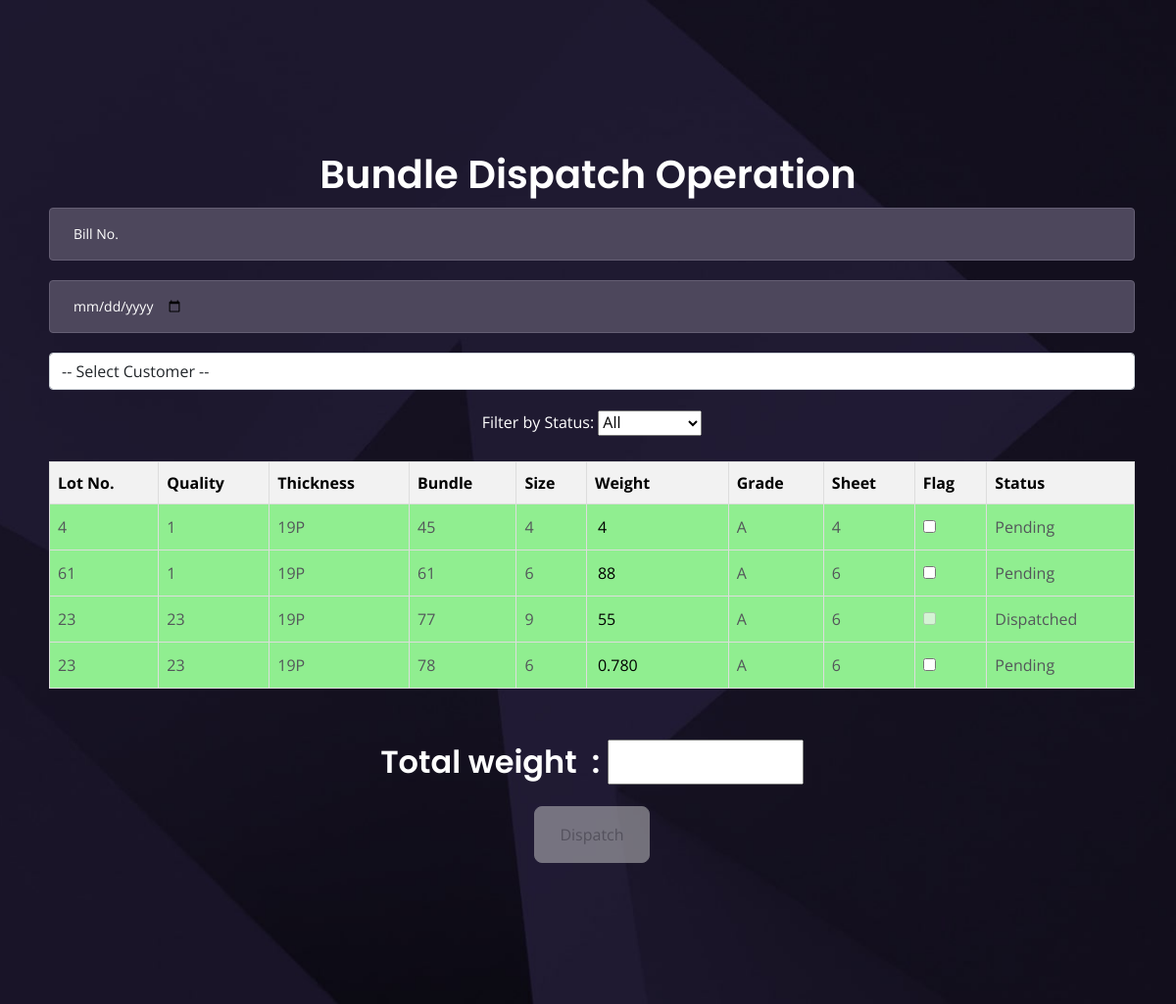
Page /dispatch/ (signed in) on the committed database.
### app/models.py (models this page shows, shortened)
class Bundle(models.Model):
    bundle_entry = models.ForeignKey(Packing, on_delete=models.CASCADE, related_name='bundles')
    bundle = models.CharField(max_length=100)
    grade = models.CharField(max_length=100)
    sizes = models.CharField(max_length=100)
    sheet = models.CharField(max_length=100)
    weight = models.CharField(max_length=100)
    remarks = models.CharField(max_length=200, blank=True, null=True)
    status = models.BooleanField(default=False)  # Field to track dispatch status
    bill_no = models.CharField(max_length=20, blank=True, null=True)

class Packing(models.Model):
    user = models.ForeignKey(User, on_delete=models.CASCADE, null=True, default=None)
    date_packing = models.DateField(max_length=20, blank=True, null=True)
    lot_no = models.CharField(max_length=100)
    quality = models.ForeignKey('Quality', on_delete=models.CASCADE)
    point = models.ForeignKey('Point', on_delete=models.CASCADE)
    brand = models.ForeignKey('Brand', on_delete=models.CASCADE)
    lot_kgs = models.FloatField()
    total_weight = models.DecimalField(max_digits=10, decimal_places=2, default=0.00)

class Quality(models.Model):
    user = models.ForeignKey(User, on_delete=models.CASCADE, blank=True, null=True)  # Add this field
    quality_no = models.CharField(max_length=100)
    def __str__(self):
        return self.quality_no

class Point(models.Model):
    user = models.ForeignKey(User, on_delete=models.CASCADE, blank=True, null=True)  # Add this field
    point = models.CharField(max_length=100)
    def __str__(self):
        return self.point

### app/entry.py (the view, shortened to what this page needs)
# urls.py: path('dispatch/', entry.dispatch, name='dispatch'),
def dispatch(request):
    customers = Customer.objects.filter(user=request.user)
    packings = Packing.objects.filter(user=request.user)
    bundles = Bundle.objects.filter(bundle_entry__user=request.user)
    context = {
        'customers': customers,
        'packings': packings,
        'bundles': bundles,
    }
    return render(request, 'entry/sform.html', context)

### app/templates/entry/sform.html (shortened to what this page needs)
{% load static %}
<!DOCTYPE html>
<html lang="en">
<head>
    <link href="{% static 'css/bootstrap.min.css' %}" rel="stylesheet">
    <link href="{% static 'css/fontawesome-all.min.css' %}" rel="stylesheet">
    <link href="{% static 'css/swiper.css' %}" rel="stylesheet">
    <link href="{% static 'css/styles.css' %}" rel="stylesheet">
</head>
<body>
    <div id="contact" class="form-1">
        <div class="container">
            <h1 style="color:white">Bundle Dispatch Operation</h1>
            <form method="post" action="{% url 'dispatch' %}">
                <div class="form-group">
                    <input type="text" name="bill_no" id="billNo" class="form-control-input" placeholder="Bill No." required>
                </div>
                <div class="form-group" style="position: relative;">
                    <input type="date" name="date" class="form-control-input" placeholder="DD/MM/YYYY" style="padding-right: 970px;">
                </div>
                <div class="form-group">
                    <select name="name" id="customer" class="form-control">
                        <option value="">-- Select Customer --</option>
                    </select>
                </div>
                <div>
                    <label for="statusFilter" style="color:white;">Filter by Status:</label>
                    <select id="statusFilter">
                        <option value="all">All</option>
                    </select>
                </div>
                <br>
                <table style="background-color: lightgreen;">
                    <thead>
                        <tr style="color: black;">
                            <th>Lot No.</th>
                            <th>Quality</th>
                            <th>Thickness</th>
                            <th>Bundle</th>
                            <th>Size</th>
                            <th>Weight</th>
                            <th>Grade</th>
                            <th>Sheet</th>
                            <th>Flag</th>
                            <th>Status</th>
                        </tr>
                    </thead>
                    <tbody id="bundleTableBody">
                        {% for bundle in bundles %}
                        <tr>
                            <td>{{ bundle.bundle_entry.lot_no }}</td>
                            <td>{{ bundle.bundle_entry.quality }}</td>
                            <td>{{ bundle.bundle_entry.point }}</td>
                            <td>{{ bundle.bundle }}</td>
                            <td>{{ bundle.sizes }}</td>
                            <td class="weight-input"><input type="text" style="background-color: lightgreen;border: 1px solid transparent;" value="{{ bundle.weight }}" readonly></td>
                            <td>{{ bundle.grade }}</td>
                            <td>{{ bundle.sheet }}</td>
                            <td>
                                <input type="checkbox" name="selected_bundles" value="{{ bundle.id }}" data-weight="{{ bundle.weight }}" class='checkbox' {% if bundle.status %}disabled{% endif %}>
                            </td>
                            <td>{{ bundle.status|yesno:"Dispatched,Pending" }}</td>
                        </tr>
                        {% endfor %}
                    </tbody>
                </table>
                <br><br>
                <div class="col-lg-12">
                    <h2 class="h2-heading">Total weight &nbsp;: <input type="text" id="totalWeight" name="total" style="width: 200px;" readonly></h2>
                </div>
                <button type="submit" id="dispatchButton" class="plus-button" disabled>Dispatch</button>
            </form>
        </div>
    </div>
</body>
</html>

### app/static/css/styles.css (style rules this page uses)
body, html { width: 100%; height: 100%; }
body, p { color: #53575a; font: 400 1rem/1.625rem "Open Sans", sans-serif; }
h1 { color: #2b2b4f; font-weight: 600; font-size: 2.5rem; line-height: 3.25rem; font-family: "Poppins" }
h2 { color: #2b2b4f; font-weight: 600; font-size: 2rem; line-height: 2.5rem; font-family: "Poppins" }
.form-group { position: relative; margin-bottom: 1.25rem; }
.form-control-input, .form-control-textarea { width: 100%; padding-top: 0.875rem; padding-bottom: 0.875rem; padding-left: 1.5rem; border: 1px solid #cbcbd1; border-radius: 4px; background-color: #ffffff; font-size: 0.875rem; line-height: 1.5rem; -webkit-appearance: none; }
.form-1 { padding-top: 9.5rem; padding-bottom: 8.75rem; background: url('../images/contact-background.jpg') center center no-repeat; background-size: cover; text-align: center; }
.form-1 .h2-heading { margin-bottom: 1.125rem; color: #ffffff; }
.form-1 .form-control-input, .form-1 .form-control-textarea { border-color: #655f74; background-color: #4d475c; color: #ffffff; }
.form-1 .form-control-input::placeholder, .form-1 .form-control-textarea::placeholder { color: #ffffff; }
@media (min-width: 992px) { .h2-heading { width: 35.25rem; margin-right: auto; margin-left: auto; } }
@media (min-width: 1200px) { .container { max-width: 1140px; } }
@media (min-width: 1200px) { .form-1 form { margin-left: 0.5rem; } }

### app/templates/entry/sform.html (style rules this page uses)
table { width: 100%; border-collapse: collapse; border: 1px solid #ddd; }
th, td { padding: 8px; text-align: left; border: 1px solid #ddd; }
th { background-color: #f2f2f2; }
.plus-button { background-color: #4CAF50; border: none; color: white; padding: 15px 25px; text-align: center; text-decoration: none; display: inline-block; font-size: 16px; margin: 4px 2px; cursor: pointer; border-radius: 8px; }
.weight-input input[type="text"] { width: 80px; }
#dispatchButton[disabled] { opacity: 0.5; cursor: not-allowed; background-color: #ccc; color: #888; border: 1px solid #ccc; }

### rows in the picture
Bundle: bundle_entry.lot_no "4", bundle_entry.quality "1", bundle_entry.point "19P", bundle "45", sizes "4", weight "4", grade "A", sheet "4", status "Pending"
Bundle: bundle_entry.lot_no "61", bundle_entry.quality "1", bundle_entry.point "19P", bundle "61", sizes "6", weight "88", grade "A", sheet "6", status "Pending"
Bundle: bundle_entry.lot_no "23", bundle_entry.quality "23", bundle_entry.point "19P", bundle "77", sizes "9", weight "55", grade "A", sheet "6", status "Dispatched"
Bundle: bundle_entry.lot_no "23", bundle_entry.quality "23", bundle_entry.point "19P", bundle "78", sizes "6", weight "0.780", grade "A", sheet "6", status "Pending"
